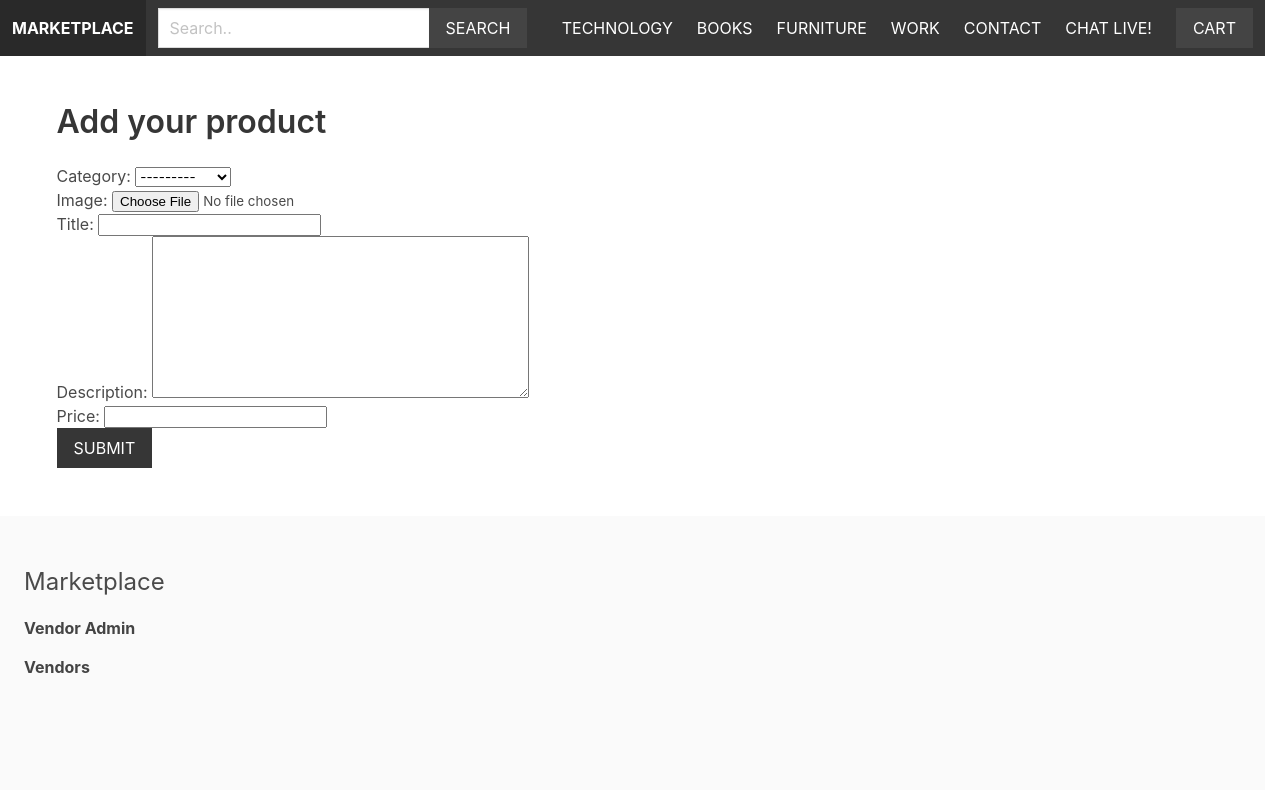
The page /vendors/add_product/ (signed in) on the database its author committed.
### apps/product/models.py (models this page shows)
class Category(models.Model):
    title = models.CharField(max_length=255)
    slug = models.SlugField(max_length=255)
    ordering = models.IntegerField(default=0)
    class Meta:
        ordering = ['ordering']
    def __str__(self):
        return self.title

### apps/vendor/views.py (the view)
# urls.py: path('add_product/', views.add_product, name='add_product'),
@login_required
def add_product(request):
    if request.method == 'POST':
        form = ProductForm(request.POST, request.FILES)
        if form.is_valid():
            product = form.save(commit=False)
            product.vendor = request.user.vendor
            product.slug = slugify(product.title)
            product.save()
            return redirect('vendor_admin')
    else:
        form = ProductForm()
    return render(request, 'vendor/add_product.html', {'form': form})

### apps/vendor/forms.py
class ProductForm(ModelForm):
    class Meta:
        model = Product
        fields = ['category', 'image', 'title', 'description', 'price']

### apps/cart/cart.py (called while the page is built)
    def __len__(self):
        return sum(item['quantity'] for item in self.cart.values())

### apps/cart/context_processors.py (called while the page is built)
def cart(request):
    return {'cart': Cart(request)}

### apps/product/context_processors.py (called while the page is built)
def menu_categories(request):
    categories = Category.objects.all()
    return {'menu_categories': categories}

### apps/vendor/templates/vendor/add_product.html (shortened to what this page needs)
{% extends 'core/base.html' %}
{% block content%}
    <h1 class="title">Add your product</h1>
    <form method="post" action="." enctype="multipart/form-data">
        {{ form.as_p }}
        <div class="field">
            <div class="control">
                <button class="button is-dark is-uppercase">Submit</button>
            </div>
        </div>
    </form>
{% endblock %}

### apps/core/templates/core/base.html (shortened to what this page needs)
{% load static %}
<!DOCTYPE html>
<html lang="en">
<head>
    <link rel="stylesheet" href="https://cdn.jsdelivr.net/npm/bulma@0.9.1/css/bulma.min.css">
    <link rel="stylesheet" href="{% static 'styles/main.css' %}">
</head>
<body>
    <nav class="navbar is-dark">
        <div class="navbar-brand">
            <a href="/" class="navbar-item"><strong>Marketplace</strong></a>
        </div>
        <div class="navbar-menu" id="main-navbar">
            <div class="navbar-start">
                <div class="navbar-item">
                    <form method="get" action="{% url 'search' %}">
                        <div class="field has-addons">
                            <div class="control">
                                <input type="text" class="input" placeholder="Search.." name="query">
                            </div>
                            <div class="control">
                                <button class="button is-dark is-uppercase">Search</button>
                            </div>
                        </div>
                    </form>
                </div>
            </div>
            <div class="navbar-end">
                {% for category in menu_categories %}
                    <a href="{% url 'category' category.slug %}" class="navbar-item">{{ category.title }}</a>
                {% endfor %}
                <a href="{% url 'contact' %}" class="navbar-item">Contact</a>
                <a href="{% url 'index' %}" class="navbar-item">Chat Live!</a>
                <div class="navbar-item">
                    <a href="{% url 'cart' %}" class="button is-dark">Cart{% if cart %} ({{ cart | length }}){% endif %}</a>
                </div>
            </div>
        </div>
    </nav>
    <section class="section">
        <div class="container">
            {% block content %}
            {% endblock %}
        </div>
    </section>
    <footer class="footer">
        <h3 class="is-size-4 mb-4">Marketplace</h3>
        {% if request.user.is_authenticated %}
        <a href="{% url 'vendor_admin' %}"><b>Vendor Admin</b></a>
        {% else %}
        <a href="{% url 'become_vendor' %}"><b>Join us and be a vendor in Marketplace</b></a>
        {% endif %}
        <br>
        <a href="{% url 'vendor' %}"><b>Vendors</b></a>
    </footer>
</body>
</html>

### static/styles/main.css (style rules this page uses)
.navbar { text-transform: uppercase; }
.navbar .is-dark { background: #444; }
.footer a { margin-bottom: 15px; display: inline-block; color: #444; }
.input, .button { border-radius: 0; }

### rows shown on the page
Category: title "TECHNOLOGY"
Category: title "BOOKS"
Category: title "FURNITURE"
Category: title "WORK"
